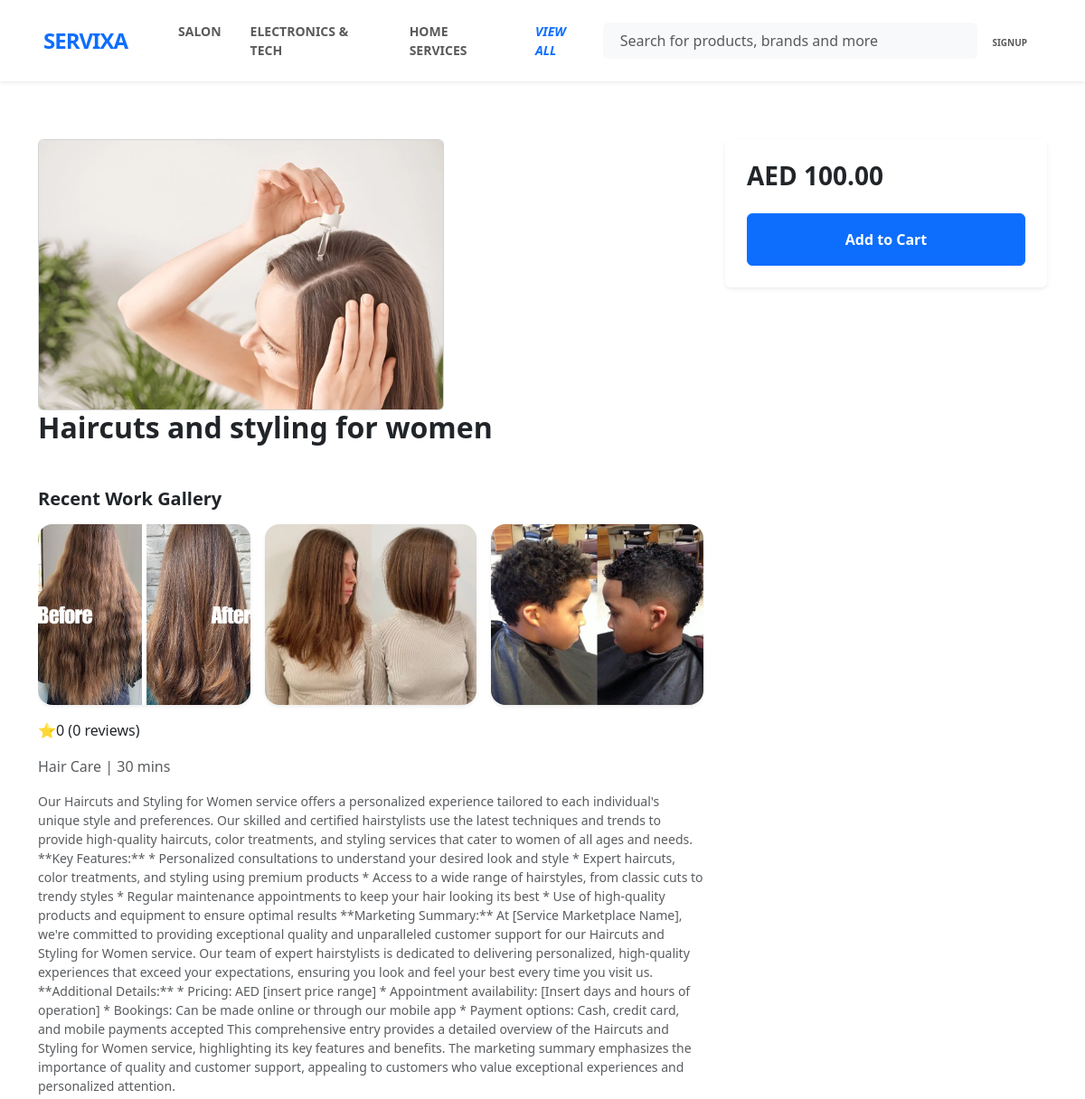
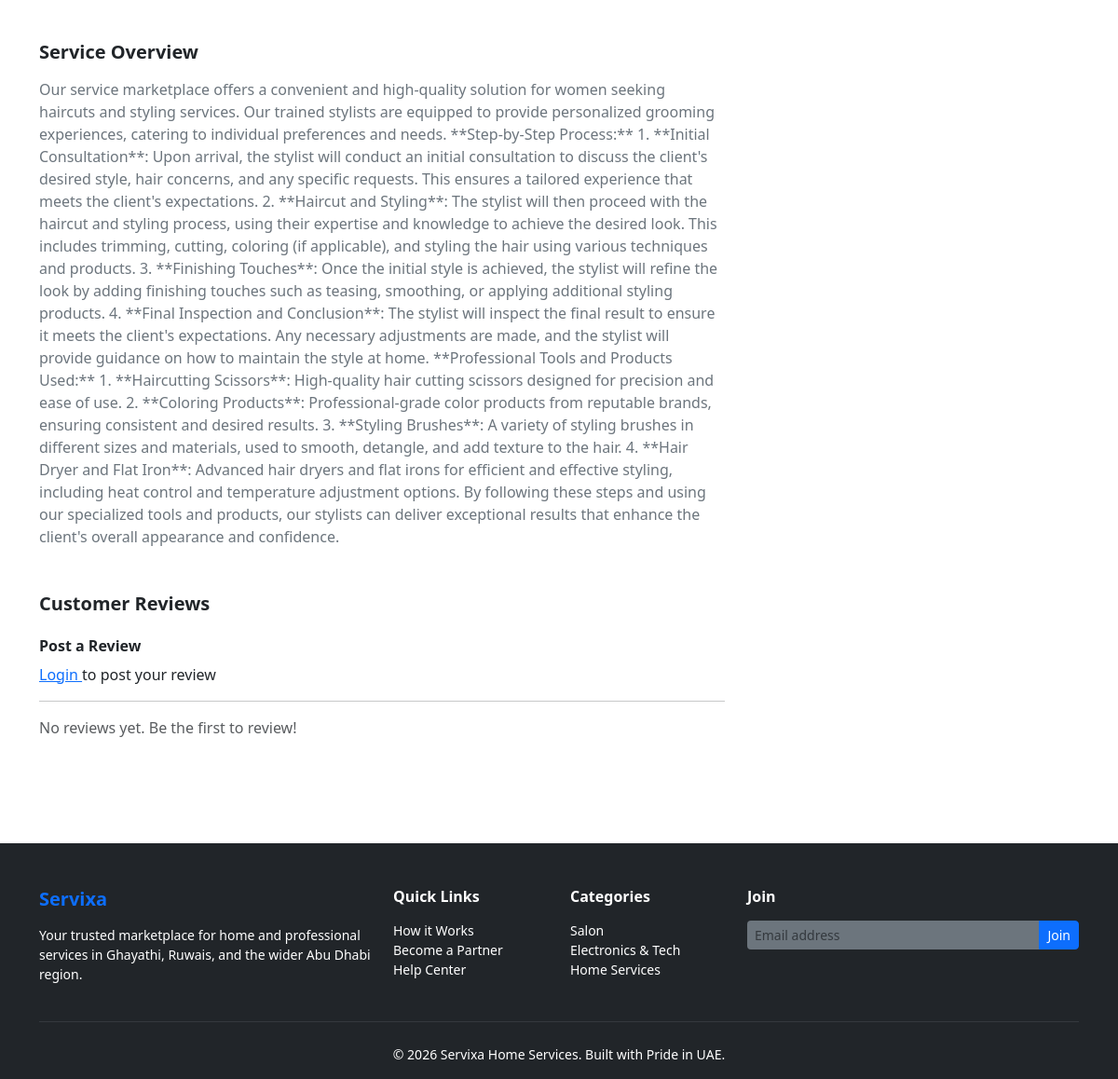
/services/service/5, run on the app's committed database (2 pictures, top to bottom).
### services/models.py (models this page shows, shortened)
class Category(models.Model):
    name = models.CharField(max_length=100)
    icon = models.ImageField(upload_to='category_icons',blank=True)

class Service(models.Model):
    category = models.ForeignKey(Category,on_delete=models.SET_NULL,null=True,related_name='cat_services')
    sub_cat = models.ForeignKey(Sub_category,on_delete=models.CASCADE,related_name='subcat_services',blank=True,null = True)
    company = models.ForeignKey(Company,on_delete=models.CASCADE,related_name='services')
    title = models.CharField(max_length=100)
    description = models.TextField(blank=True,null=True)
    overview = models.TextField(blank=True,null=True)
    img = models.ImageField(upload_to='service_images',null = True,blank=True)
    price = models.DecimalField(max_digits=10,decimal_places=2)
    duration_minutes = models.PositiveIntegerField()
    is_available = models.BooleanField(default=True)
    created_at = models.DateTimeField(auto_now_add=True)
    def avg_rating(self):
        avg = self.service_reviews.aggregate(Avg('rating'))['rating__avg']
        if avg is not None:
            return round(avg,1)
        return 0
    def review_count(self):
        return self.service_reviews.count()

class ServiceImages(models.Model):
    service = models.ForeignKey(Service,on_delete=models.CASCADE,related_name='gallery')
    images = models.ImageField(upload_to='service_gallery')

class Sub_category(models.Model):
    category = models.ForeignKey(Category,on_delete=models.CASCADE,related_name='sub_categories')
    name = models.CharField(max_length=100)

### services/views.py (the view)
# urls.py: path('service/<int:sid>',service_view,name='serviceview'),
def service_view(request,sid):
    service = Service.objects.get(id = sid)
    reviews = Review.objects.filter(service__id = sid)
    if request.method == 'POST':
        if request.user.is_authenticated:
            form = ReviewForm(request.POST,request.FILES)
            if form.is_valid():
                review = form.save(commit=False)
                review.service = service
                review.user = request.user
                review.save()
                return redirect(service_view,sid = sid)
        else:
            return redirect(loginpage)
    else:
        form = ReviewForm
    return render(request,'services/service.html',{'service':service,'reviews':reviews,'form':form})

### booking/context_processors.py (called while the page is built)
def cat_context(request):
    all_cats = Category.objects.all()
    return {
        'nav_categories' : all_cats[:4],
        'more_categories' : all_cats[4:],
        'categories' : all_cats,
    }

### templates/services/service.html (shortened to what this page needs)
{% extends 'base.html' %}
{% block code %}
<div class="container py-5">
    <div class="row">
        <div class="col-md-8">
          <img src="{{service.img.url}}" class="card" style="height: 300px; object-fit: cover;">
            <h2 class="fw-bold">{{ service.title }}</h2>
            <h5 class="fw-bold mt-5 mb-3">Recent Work Gallery</h5>
            <div class="d-flex overflow-auto gap-3 pb-3" style="scrollbar-width: none;">
                {% for item in service.gallery.all %}
                    <img src="{{ item.images.url }}" class="rounded-4 shadow-sm" style="width: 280px; height: 200px; object-fit: cover;">
                {% empty %}
                    <p class="text-muted">No work photos uploaded yet.</p>
                {% endfor %}
            </div>
            <p>⭐{{service.avg_rating}} ({{service.review_count}} reviews)</p>
            <p class="text-muted">{{ service.sub_cat.name }} | {{ service.duration_minutes }} mins</p>
            <p class="small text-muted mt-3"> {{service.description}}</p>
            <h5 class="fw-bold mt-5 mb-3">Service Overview</h5>
            <p class="text-secondary">{{ service.overview }}</p>
            <h5 class="fw-bold mt-5 mb-4">Customer Reviews</h5>
            <h6 class="fw-bold mt-4">Post a Review</h6>
            {% if request.user.is_authenticated %}
              <form method="post" enctype="multipart/form-data">
                {% csrf_token %}
                <div class="mb-3">
                  <label>Rating(1-5):</label>
                  {{form.rating}}
                </div>
                <div class="mb-3">
                  <label>Comment:</label>
                  {{form.comment}}
                </div>
                <div class="mb-3">
                  <label>Optional Photo:</label>
                  {{form.img}}
                </div>
                <button type="submit" class="btn btn-primary">Submit Review</button>
              </form>
            {% else %}
            <p>
              <a href="{% url 'login' %}">Login </a>to post your review
            </p>
            {% endif %}
            <hr>
            {% for review in reviews.all %}
                <div class="border-bottom mb-4 pb-3">
                    <div class="d-flex justify-content-between">
                        <span class="fw-bold">{{ review.user.username }}</span>
                        <span class="text-warning">★ {{ review.rating }}</span>
                    </div>
                    <p class="text-muted small">{{ review.comment }}</p>
                    {%if review.img %}
                      <img src="{{review.img.url}}" class="card-img-top" style="height: 200px; object-fit: cover;">
                    {% endif%}
                </div>
                {% empty %}
                  <p class="text-muted">No reviews yet. Be the first to review!</p>
            {% endfor %}
        </div>
        <div class="col-md-4">
            <div class="card border-0 shadow-sm p-4 sticky-top" style="top: 100px;">
                <h3 class="fw-bold">AED {{ service.price }}</h3>
                <button class="btn btn-primary w-100 py-3 fw-bold mt-3" type="submit" data-bs-toggle = "modal" data-bs-target="#bookingModal">Add to Cart</button>
            </div>
        </div>
    </div>
</div>
{% endblock %}

### templates/base.html (shortened to what this page needs)
<!DOCTYPE html>
<html lang="en">
<head>
    <link href="https://cdn.jsdelivr.net/npm/bootstrap@5.3.8/dist/css/bootstrap.min.css" rel="stylesheet">
</head>
<body >
    <header>
        <nav class="navbar navbar-expand-lg navbar-light bg-white py-3 shadow-sm sticky-top">
            <div class="container-fluid px-lg-5">
                <a class="navbar-brand fw-bold fs-4" href="{% url 'home' %}" style="letter-spacing: -1px;">
                    <span class="text-primary">SERVIXA</span>
                </a>
                <div class="collapse navbar-collapse" id="mainNav">
                    <ul class="navbar-nav me-auto mb-2 mb-lg-0 ms-lg-4 fw-semibold small text-uppercase">
                        {%for cat in nav_categories %}
                            <li class="nav-item"><a class="nav-link px-3" href="{% url 'catview' cat.id %}">{{cat.name}}</a>
                            </li>
                        {%endfor%}
                        <li class = "nav-item">
                            <a href="{% url 'allcats' %}" class="nav-link px-3 fw-bold text-primary"><i>View All</i></a>
                        </li>
                    </ul>
                    <form action="{% url 'search' %}" method="GET" class="d-flex mx-auto col-lg-5 position-relative">
                        <div class="input-group bg-light rounded-2 border-0">
                            <span class="input-group-text bg-transparent border-0 pe-0 text-muted">
                            </span>
                            <input class="form-control bg-transparent border-0 py-2 ps-2 small" type="search" name="search"
                                placeholder="Search for products, brands and more" value="{{ request.GET.search }}">
                        </div>
                    </form>
                    <div class="navbar-nav ms-auto align-items-center">
                        {%if user.is_authenticated %}
                            {% if user.role == 'customer' %}
                                <a href="{% url 'profile' %}" class="nav-link text-center px-3">
                                    <i class="bi bi-person fs-5 d-block"></i>
                                    <span style="font-size: 10px;" class="fw-bold text-uppercase">{{user.username}}</span>
                                </a>
                            {% elif user.role == 'admin' %}
                                <a href="{% url 'admin_dashboard' %}" class="nav-link text-center px-3">
                                    <i class="bi bi-person fs-5 d-block"></i>
                                    <span style="font-size: 10px;" class="fw-bold text-uppercase">Dashboard</span>
                                </a>
                            {% else %}
                                <a href="{% url 'dashboard' %}" class="nav-link text-center px-3">
                                    <i class="bi bi-person fs-5 d-block"></i>
                                    <span style="font-size: 10px;" class="fw-bold text-uppercase">Dashboard</span>
                                </a>
                            {%endif%}
                        {%else%}
                            <a href="{% url 'login' %}" class="nav-link text-center px-3">
                                <span style="font-size: 10px;" class="fw-bold text-uppercase">Signup</span>
                            </a>
                        {% endif %}
                    </div>
                </div>
            </div>
        </nav>
    </header>
    <div style="min-height: 500px;">
    {% block code %}
    {%endblock%}
    </div>
    <footer class="bg-dark text-white pt-5 pb-3 mt-5">
        <div class="container">
            <div class="row g-4">
                <div class="col-md-4">
                    <h5 class="fw-bold text-primary mb-3">Servixa</h5>
                    <p class="small text-white">Your trusted marketplace for home and professional services in Ghayathi, Ruwais, and the wider Abu Dhabi region.</p>
                </div>
                <div class="col-md-2">
                    <h6 class="fw-bold mb-3">Quick Links</h6>
                    <ul class="list-unstyled small">
                        <li><a href="#" class="text-white text-decoration-none">How it Works</a></li>
                        <li><a href="#" class="text-white text-decoration-none">Become a Partner</a></li>
                        <li><a href="#" class="text-white text-decoration-none">Help Center</a></li>
                    </ul>
                </div>
                <div class="col-md-2">
                    <h6 class="fw-bold mb-3">Categories</h6>
                    <ul class="list-unstyled small">
                        {% for cat in nav_categories %}
                            <li><a href="#" class="text-white text-decoration-none">{{ cat.name }}</a></li>
                        {% endfor %}
                    </ul>
                </div>
                <div class="col-md-4">
                    <h6 class="fw-bold mb-3">Join</h6>
                    <div class="input-group mb-3">
                        <input type="text" class="form-control form-control-sm bg-secondary border-0 text-white" placeholder="Email address">
                        <button class="btn btn-primary btn-sm">Join</button>
                    </div>
                </div>
            </div>
            <hr class="my-4 border-secondary">
            <div class="text-center small text-white">
                &copy; 2026 Servixa Home Services. Built with Pride in UAE.
            </div>
        </div>
    </footer>
</body>
</html>

### data on the page
Category: name "SALON", name "Salon"
Category: name "ELECTRONICS & TECH", name "Electronics & Tech"
Category: name "HOME SERVICES", name "Home Services"
Service: img (picture), title "Haircuts and styling for women", avg_rating "0", review_count "0", sub_cat.name "Hair Care", duration_minutes "30", description "Our Haircuts and Styling for Women service offers a personalized experience tailored to each individual's unique style and preferences. Our skilled and certified hairstylists use the latest techniques and trends to provide high-quality haircuts, color treatments, and styling services that cater to women of all ages and needs. **Key Features:** * Personalized consultations to understand your desired look and style * Expert haircuts, color treatments, and styling using premium products * Access to a wide range of hairstyles, from classic cuts to trendy styles * Regular maintenance appointments to keep your hair looking its best * Use of high-quality products and equipment to ensure optimal…", overview "Our service marketplace offers a convenient and high-quality solution for women seeking haircuts and styling services. Our trained stylists are equipped to provide personalized grooming experiences, catering to individual preferences and needs. **Step-by-Step Process:** 1. **Initial Consultation**: Upon arrival, the stylist will conduct an initial consultation to discuss the client's desired style, hair concerns, and any specific requests. This ensures a tailored experience that meets the client's expectations. 2. **Haircut and Styling**: The stylist will then proceed with the haircut and styling process, using their expertise and knowledge to achieve the desired look. This includes…", price "100.00"
ServiceImages: images (picture)
ServiceImages: images (picture)
ServiceImages: images (picture)
